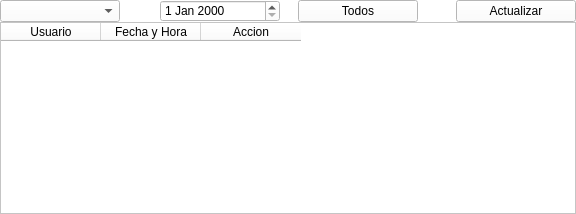
            <widget class="QWidget" name="page_cuatro">
             <property name="styleSheet">
              <string notr="true">background-color: rgb(255, 255, 255);</string>
             </property>
             <layout class="QVBoxLayout" name="verticalLayout_13">
              <property name="spacing">
               <number>0</number>
              </property>
              <property name="leftMargin">
               <number>0</number>
              </property>
              <property name="topMargin">
               <number>0</number>
              </property>
              <property name="rightMargin">
               <number>0</number>
              </property>
              <property name="bottomMargin">
               <number>0</number>
              </property>
              <item>
               <widget class="QWidget" name="widget_10" native="true">
                <property name="maximumSize">
                 <size>
                  <width>16777215</width>
                  <height>60</height>
                 </size>
                </property>
                <layout class="QVBoxLayout" name="verticalLayout_14">
                 <property name="spacing">
                  <number>0</number>
                 </property>
                 <property name="leftMargin">
                  <number>0</number>
                 </property>
                 <property name="topMargin">
                  <number>0</number>
                 </property>
                 <property name="rightMargin">
                  <number>0</number>
                 </property>
                 <property name="bottomMargin">
                  <number>0</number>
                 </property>
                 <item>
                  <layout class="QHBoxLayout" name="horizontalLayout_10">
                   <property name="spacing">
                    <number>0</number>
                   </property>
                   <item>
                    <widget class="QComboBox" name="comboBox_historial_usuario">
                     <property name="minimumSize">
                      <size>
                       <width>120</width>
                       <height>0</height>
                      </size>
                     </property>
                    </widget>
                   </item>
                   <item>
                    <spacer name="horizontalSpacer_5">
                     <property name="orientation">
                      <enum>Qt::Horizontal</enum>
                     </property>
                     <property name="sizeHint" stdset="0">
                      <size>
                       <width>40</width>
                       <height>20</height>
                      </size>
                     </property>
                    </spacer>
                   </item>
                   <item>
                    <widget class="QDateEdit" name="fecha_historial">
                     <property name="minimumSize">
                      <size>
                       <width>120</width>
                       <height>0</height>
                      </size>
                     </property>
                    </widget>
                   </item>
                   <item>
                    <spacer name="horizontalSpacer_6">
                     <property name="orientation">
                      <enum>Qt::Horizontal</enum>
                     </property>
                     <property name="sizeHint" stdset="0">
                      <size>
                       <width>18</width>
                       <height>20</height>
                      </size>
                     </property>
                    </spacer>
                   </item>
                   <item>
                    <widget class="QPushButton" name="btn_regenerar_Todo">
                     <property name="minimumSize">
                      <size>
                       <width>120</width>
                       <height>0</height>
                      </size>
                     </property>
                     <property name="text">
                      <string>Todos</string>
                     </property>
                    </widget>
                   </item>
                   <item>
                    <spacer name="horizontalSpacer_7">
                     <property name="orientation">
                      <enum>Qt::Horizontal</enum>
                     </property>
                     <property name="sizeHint" stdset="0">
                      <size>
                       <width>38</width>
                       <height>20</height>
                      </size>
                     </property>
                    </spacer>
                   </item>
                   <item>
                    <widget class="QPushButton" name="btn_actualizarH">
                     <property name="minimumSize">
                      <size>
                       <width>120</width>
                       <height>0</height>
                      </size>
                     </property>
                     <property name="text">
                      <string>Actualizar</string>
                     </property>
                    </widget>
                   </item>
                  </layout>
                 </item>
                </layout>
               </widget>
              </item>
              <item>
               <widget class="QWidget" name="widget_11" native="true">
                <layout class="QVBoxLayout" name="verticalLayout_15">
                 <property name="spacing">
                  <number>0</number>
                 </property>
                 <property name="leftMargin">
                  <number>0</number>
                 </property>
                 <property name="topMargin">
                  <number>0</number>
                 </property>
                 <property name="rightMargin">
                  <number>0</number>
                 </property>
                 <property name="bottomMargin">
                  <number>0</number>
                 </property>
                 <item>
                  <widget class="QTableWidget" name="tableWidget_historial">
                   <column>
                    <property name="text">
                     <string>Usuario</string>
                    </property>
                   </column>
                   <column>
                    <property name="text">
                     <string>Fecha y Hora</string>
                    </property>
                   </column>
                   <column>
                    <property name="text">
                     <string>Accion</string>
                    </property>
                   </column>
                  </widget>
                 </item>
                </layout>
               </widget>
              </item>
             </layout>
            </widget>
